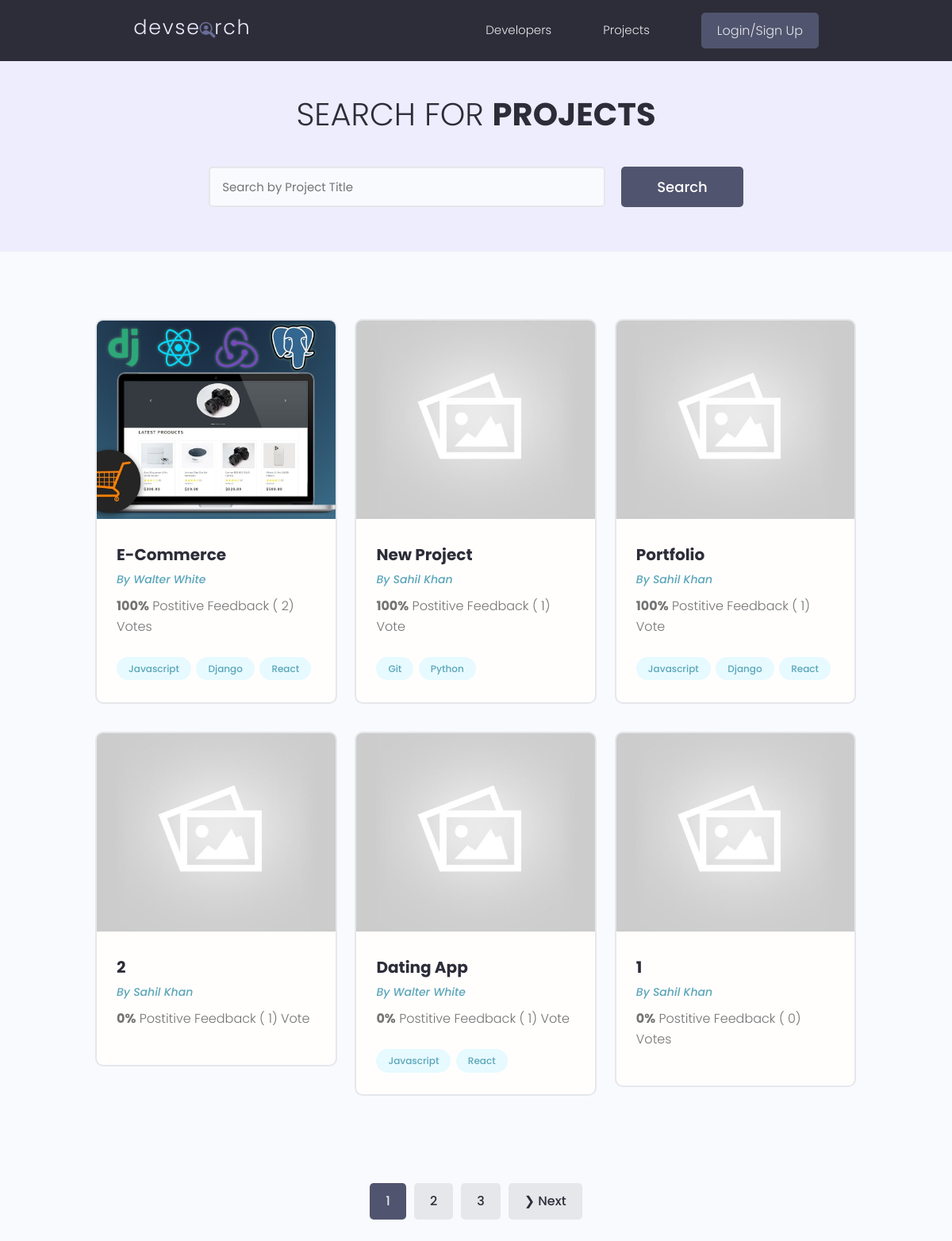
The app's page /projects with its own data.
### projects/models.py (models this page shows, shortened)
class Project(models.Model):
    owner = models.ForeignKey(Profile, null=True, blank=True, on_delete=models.CASCADE)
    title = models.CharField(max_length=200)
    description = models.TextField(null=True, blank=True)
    featured_image = models.ImageField(null=True, blank=True, default="profiles/default_togjsy.jpg")
    demo_link = models.CharField(max_length=2000, null=True, blank=True)
    source_link = models.CharField(max_length=2000, null=True, blank=True)
    tags = models.ManyToManyField('Tag', blank=True ,null=True)
    vote_total = models.IntegerField(default=0, blank=True ,null=True)
    vote_ratio = models.IntegerField(default=0, blank=True ,null=True)
    created = models.DateTimeField(auto_now_add=True)
    id = models.UUIDField(default=uuid.uuid4, unique=True, primary_key=True, editable=False)
    class Meta:
        ordering = ['-vote_ratio', '-vote_total', 'title']
    @property
    def imageUrl(self):
        try:
            url = self.featured_image.url
        except:
            url = 'https://res.cloudinary.com/dmh2hzfef/image/upload/v1684272399/images/default.jpg'
        return url

class Tag(models.Model):
    name = models.CharField(max_length=200)
    created = models.DateTimeField(auto_now_add=True)
    id = models.UUIDField(default=uuid.uuid4, unique=True, primary_key=True, editable=False)
    def __str__(self):
        return self.name

### users/models.py (models this page shows, shortened)
class Profile(models.Model):
    user = models.OneToOneField(User, on_delete=models.CASCADE, null=True, blank=True)
    name = models.CharField(max_length=200, blank=True, null=True)
    email = models.EmailField(max_length=500, blank=True, null=True)
    username = models.CharField(max_length=200, blank=True, null=True)
    location = models.CharField(max_length=200, blank=True, null=True)
    short_intro = models.CharField(max_length=200, blank=True, null=True)
    bio = models.TextField(blank=True, null=True)
    profile_image = models.ImageField(null=True, blank=True, upload_to='profiles/', default="profiles/user-default_vdbekz.png")
    social_github = models.CharField(max_length=200, blank=True, null=True)
    social_twitter = models.CharField(max_length=200, blank=True, null=True)
    social_linkedin = models.CharField(max_length=200, blank=True, null=True)
    social_insta = models.CharField(max_length=200, blank=True, null=True)
    created = models.DateTimeField(auto_now_add=True)
    id = models.UUIDField(default=uuid.uuid4, unique=True, primary_key=True, editable=False)
    class Meta:
        ordering = ['created']

### projects/views.py (the view)
# urls.py: path('', views.projects, name="projects"),
def projects(request):
    projects, search_query = searchProjects(request)
    custom_range, projects = paginationProjects(request, projects, 6)
    context = {'projects' : projects, 'search_query': search_query,'custom_range':custom_range}
    return render(request, 'projects/projects.html', context)

### projects/utils.py (called while the page is built)
def paginationProjects(request, projects, results):
    page = request.GET.get('page')
    paginator = Paginator(projects, results)
    try:
        projects = paginator.page(page)
    except PageNotAnInteger:
        page = 1
        projects = paginator.page(page)
    except EmptyPage:
        page = paginator.num_pages
        projects = paginator.page(page)
    leftIndex = (int(page) - 4)
    if leftIndex < 1:
        leftIndex = 1
    rightIndex = (int(page) + 5)
    if rightIndex > paginator.num_pages:
        rightIndex = paginator.num_pages + 1
    custom_range = range(leftIndex, rightIndex)
    return custom_range, projects

def searchProjects(request):
    search_query = ''
    if request.GET.get('search_query'):
        search_query = request.GET.get('search_query')
    tags = Tag.objects.filter(name__icontains=search_query)
    projects  = Project.objects.distinct().filter(
        Q(title__icontains=search_query) |
        Q(description__icontains=search_query) |
        Q(owner__name__icontains=search_query) |
        Q(tags__in=tags)
    )
    return projects, search_query

### projects/templates/projects/projects.html (shortened to what this page needs)
{% extends 'main.html' %}
{% block content %}
<main class="projects">
    <section class="hero-section text-center">
      <div class="container container--narrow">
        <div class="hero-section__box">
          <h2>Search for <span>Projects</span></h2>
        </div>
        <div class="hero-section__search">
          <form id='searchForm' class="form" action="{% url 'projects' %}" method="get">
            <div class="form__field">
                <input class="input input--text" id="formInput#search" type="text" name="search_query"
                    placeholder="Search by Project Title" value="{{search_query}}" />
            </div>
            <input class="btn btn--sub btn--lg" type="submit" value="Search" />
        </form>
        </div>
      </div>
    </section>
    <section class="projectsList">
      <div class="container">
        <div class="grid grid--three">
     {% for project in projects %}
          <div class="column">
            <div class="card project">
              <a href="{%url 'project' project.id%}" class="project">
                <img class="project__thumbnail" src="{{ project.imageUrl }}" alt="project thumbnail" />
                <div class="card__body">
                  <h3 class="project__title">{{project.title}}</h3>
                  <p><a class="project__author" href="{%url 'user-profile' project.owner.id%}">By {{project.owner.name}}</a></p>
                  <p class="project--rating">
                    <span style="font-weight: bold;">{{project.vote_ratio}}%</span> Postitive
                    Feedback ( {{project.vote_total}}) Vote{{project.vote_total|pluralize:"s"}}
                  </p>
                  <div class="project__tags">
                    {% for tag in project.tags.all %}
                    <span class="tag tag--pill tag--main">
                      <small>{{tag}}</small>
                    </span>
                    {% endfor %}
                  </div>
                </div>
              </a>
            </div>
          </div>
     {% endfor %}
        </div>
      </div>
    </section>
    {% include 'pagination.html' with queryset=projects custom_range=custom_range %}
  </main>
{% endblock content %}

### templates/main.html (shortened to what this page needs)
<!DOCTYPE html>
{% load static %}
<html>
    <head>
  <link rel="stylesheet" href="https://cdnjs.cloudflare.com/ajax/libs/font-awesome/4.7.0/css/font-awesome.min.css">
  <link rel="stylesheet" href="https://cdn.iconmonstr.com/1.3.0/css/iconmonstr-iconic-font.min.css" />
  <link rel="stylesheet" href="{% static 'uikit/styles/uikit.css' %}" />
  <link rel="stylesheet" href="{% static 'styles/app.css' %}" />
    </head>
    <body>
     {% include 'navbar.html' %}
     {% block content %}
     {% endblock content %}
    </body>
</html>

### templates/navbar.html (shortened to what this page needs)
{% load static %}
<header class="header">
    <div class="container container--narrow">
      <a href="{% url 'profiles' %}" class="header__logo">
        <img src="{% static 'images/logo.svg' %}" alt="DevSearch Logo" />
      </a>
      <nav class="header__nav">
        <ul class="header__menu">
          <li class="header__menuItem"><a href="{% url 'profiles' %}">Developers</a></li>
          <li class="header__menuItem"><a href="{% url 'projects' %}">Projects</a></li>
          {% if request.user.is_authenticated %}
          <li class="header__menuItem"><a href="{% url 'inbox' %}">Inbox</a></li>
          <li class="header__menuItem"><a href="{% url 'account' %}">My Account</a></li>
          <li class="header__menuItem"><a href="{% url 'logout' %}" class="btn btn--sub">Logout</a></li>
          {% else %}
          <li class="header__menuItem"><a href="{% url 'login' %}" class="btn btn--sub">Login/Sign Up</a></li>
          {% endif %}
        </ul>
      </nav>
    </div>
  </header>

### templates/pagination.html (shortened to what this page needs)
{% if queryset.has_other_pages %}
    <div class="pagination">
      <ul class="container">
        {% for page in custom_range %}
        {% if page == queryset.number %}
        <li><a href="?page={{page}}" class="btn page-link btn--sub" data-page="{{page}}">{{page}}</a></li>
        {% else %}
        <li><a href="?page={{page}}" class="btn page-link" data-page="{{page}}" >{{page}}</a></li>
        {% endif %}
        {% endfor %}
        {% if queryset.has_next %}
        <li><a href="?page={{queryset.next_page_number}}" class="btn page-link" data-page="{{queryset.next_page_number}}" >&#10095; Next</a></li>
        {% endif %}
      </ul>
    </div>
{% endif %}

### static/styles/app.css (style rules this page uses)
:root { --color-sub: #2d2d39; }
.btn--sub { background-color: var(--color-sub-light); }
.card { border: 2px solid var(--color-light); }
img { width: 100%; }
.header { position: sticky; z-index: 111; background-color: var(--color-sub); padding: 1.5rem 0; }
.header > .container { display: flex; justify-content: space-between; align-items: center; }
.header__logo > img { height: 3.8rem; }
.header__nav > ul { display: inline-flex; align-items: center; list-style: none; gap: 6.5rem; }
.header__menuItem > a { color: var(--color-light); font-weight: 300; }
.hero-section { height: 40vh; display: flex; align-items: center; background-color: var(--color-sub); }
.hero-section__box { margin-bottom: 4rem; }
.hero-section__box > h2, .hero-section__box > h2 > span { font-size: 4rem; color: var(--color-light); line-height: 1.3; text-transform: uppercase; }
.hero-section__box > h2 { font-weight: 300; }
.hero-section__box > h2 > span { font-weight: 700; }
.hero-section__search > .form { display: flex; align-items: center; justify-content: center; gap: 2rem; }
.hero-section__search > .form input.input--text { width: 50rem; }
.pagination { margin-top: 8rem; margin-bottom: 10rem; }
.pagination > ul { flex-wrap: wrap; list-style: none; display: flex; align-items: center; justify-content: center; gap: 1rem; }
.pagination .btn { color: var(--color-sub); }
.pagination .btn.btn--sub { color: var(--color-light); }
.project__author { font-size: 1.4rem; font-style: italic; }
.project--rating { margin-bottom: 1.6em; margin-top: .5em; }
.projects > .hero-section { background: var(--color-sub-lighter); height: 30vh; }
.projects .hero-section__box { margin-bottom: 2.5rem; }
.projects .hero-section__box > h2 { color: var(--color-sub); }
.projects .hero-section__box > h2 > span { font-weight: 700; color: var(--color-sub); }
.projectsList { margin-top: 8rem; }
.project__thumbnail { height: 25rem; object-fit: cover; object-position: top center; }
.project__title { font-size: 2rem; font-weight: 700; color: var(--color-sub); }

### static/uikit/styles/modules/_variables.css (style rules this page uses)
:root { --color-main: #5aa5b9; --color-main-light: #e6faff; --color-sub: #3f4156; --color-sub-light: #51546e; --color-sub-lighter: #ededfd; --color-text: #737373; --color-gray: #8b8b8b; --color-light: #e5e7eb; --color-light-gray: #767676; --color-bg: #f8fafd; --color-white: #fffefd; --color-white-light: #f3f3f3; --color-success: #359e64; --color-success-bg: #def8e8; --color-error: #fc4b0b; --color-error-bg: #fff2ee; --font-base: 'Poppins', arial, helvetica, 'Segoe UI', roboto, ubuntu, sans-serif; --font-monospace: 'Fira Code', 'Courier New', courier, monospace; --font-regular: 300; --font-medium: 500; --font-bold: 700; --generic-shadow: 1px 1px 5px #00000010; --generic-transition: all 0.3s ease-in-out; }

### static/uikit/styles/modules/_base.css (style rules this page uses)
* { margin: 0; padding: 0; box-sizing: border-box; text-rendering: optimizeLegibility; color: inherit; font-size: inherit; }
html { font-size: 50%; }
@media only screen and (min-width: 480px) { html { font-size: 56.25%; } }
@media only screen and (min-width: 1200px) { html { font-size: 62.5%; } }
body { line-height: 1.6; font-weight: 400; font-size: 1.5rem; color: var(--color-text); background-color: var(--color-bg); min-height: 100vh; }

### static/uikit/styles/modules/_typography.css (style rules this page uses)
* { font-family: var(--font-base); }
h2 { font-size: 3.6rem; font-weight: var(--font-bold); }
h3 { font-size: 3.2rem; font-weight: var(--font-medium); }
p, span, strong { font-size: 1.6rem; color: var(--color-text); font-weight: var(--font-regular); }
a { padding-bottom: 2px; text-decoration: none; display: inline-block; color: var(--color-main); font-weight: var(--font-medium); }

### static/uikit/styles/modules/_utilities.css (style rules this page uses)
.container { width: 92%; max-width: 165rem; margin: 0 auto; box-sizing: border-box; }
.container--narrow { width: 92%; max-width: 120rem; }
@media screen and (min-width: 1000px) { .container { width: 90%; } }
@media screen and (min-width: 1000px) { .container--narrow { width: 85%; } }
@media screen and (min-width: 1200px) { .container { width: 80%; } }
@media screen and (min-width: 1200px) { .container--narrow { width: 72%; } }
.text-center { text-align: center; }

### static/uikit/styles/modules/_card.css (style rules this page uses)
.card { border-radius: 1rem; background-color: var(--color-white); border: 1.5px solid var(--color-light); width: auto; height: auto; margin-top: 0.5rem; margin-bottom: 0.5rem; overflow: hidden; }
.card__body, .card__header { padding: 2rem 2.5rem; }

### records on screen
Project: imageUrl (picture), title "E-Commerce", owner.name "Walter White", vote_ratio "100", vote_total "2"
Tag: name "Javascript"
Tag: name "Django"
Tag: name "React"
Project: imageUrl (placeholder picture), title "New Project", owner.name "Sahil Khan", vote_ratio "100", vote_total "1"
Tag: name "Git"
Tag: name "Python"
Project: imageUrl (placeholder picture), title "Portfolio", owner.name "Sahil Khan", vote_ratio "100", vote_total "1"
Project: imageUrl (placeholder picture), title "2", owner.name "Sahil Khan", vote_ratio "0", vote_total "1"
Project: imageUrl (placeholder picture), title "Dating App", owner.name "Walter White", vote_ratio "0", vote_total "1"
Project: imageUrl (placeholder picture), title "1", owner.name "Sahil Khan", vote_ratio "0", vote_total "0"

### other values on screen
{{ page }} "1"
{{ page }} "2" "3"
